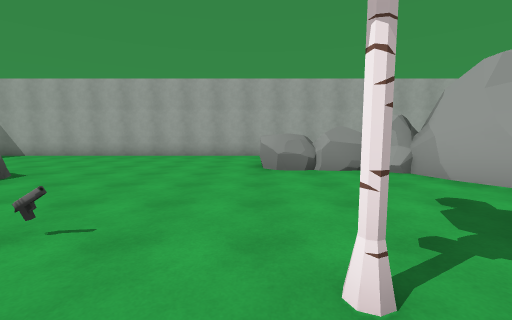
view 1 (above)

18 first-person views from a walk through a scene from a Unity 3-D project. The camera is 1.5 m above the floor, tilts 6° down and sees 90° across. The floor is counted in squares, 2 m on a side. Each view is taken from the middle of a square. On the plan, view 1 faces up. The plan holds only what a view shows up to about 9 squares ahead; the rest is blank. The place goes on beyond the plan. The player is left out.

view 2
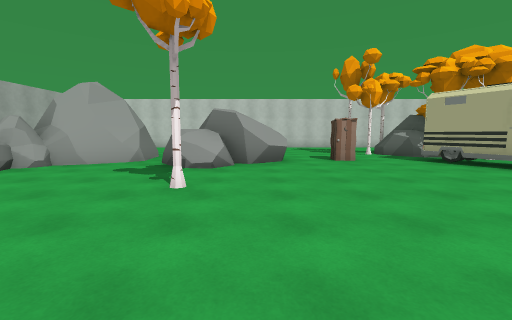

view 3
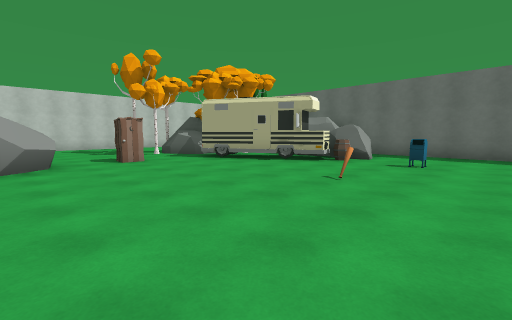

view 4
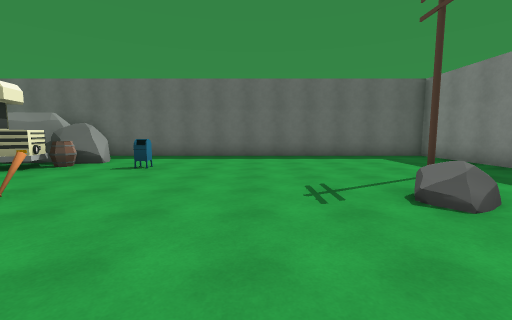

view 5
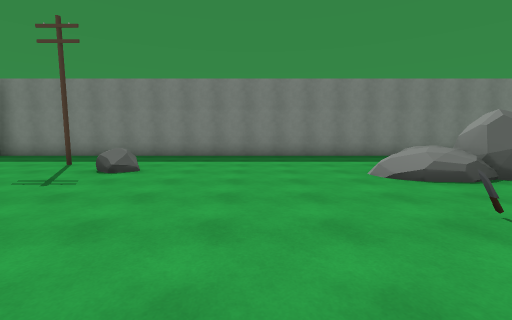

view 6
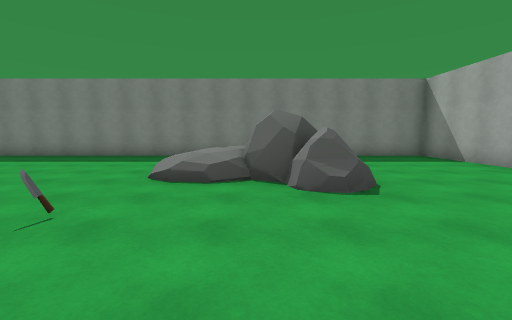

view 7
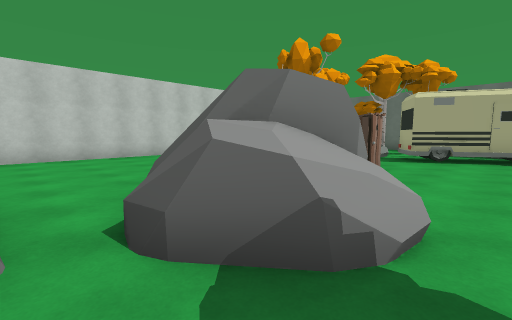

view 8
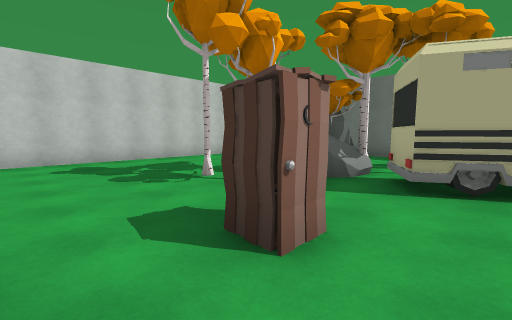

view 9
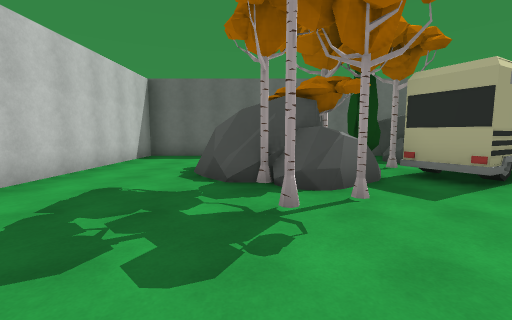

view 10
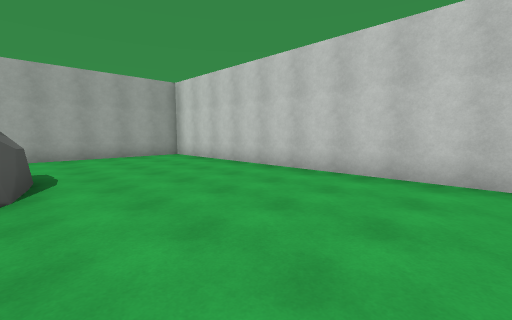

view 11
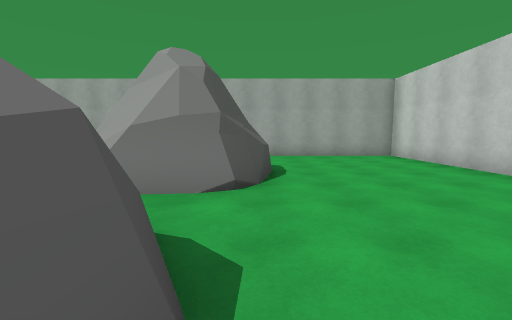

view 12
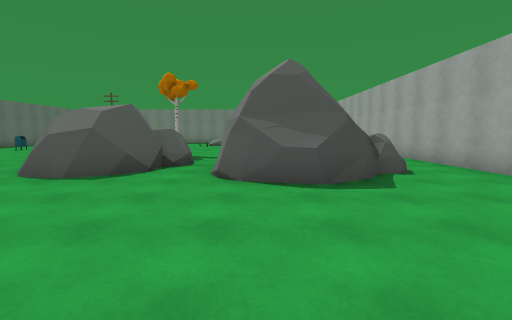

view 13
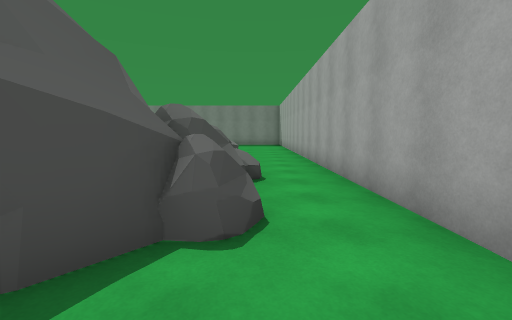

view 14
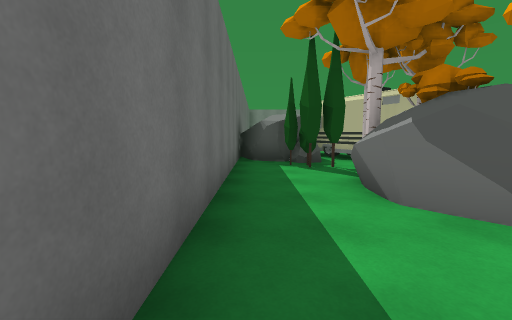

view 15
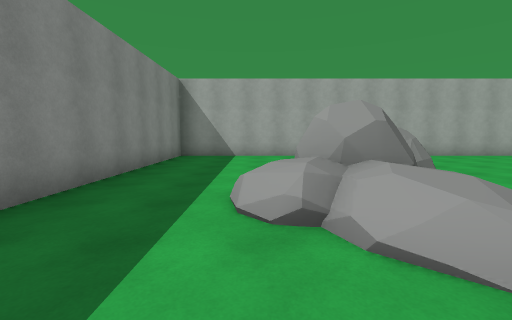

view 16
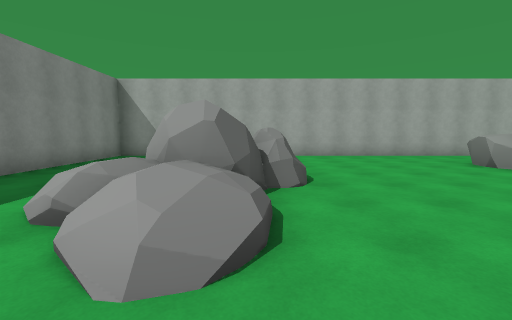

view 17
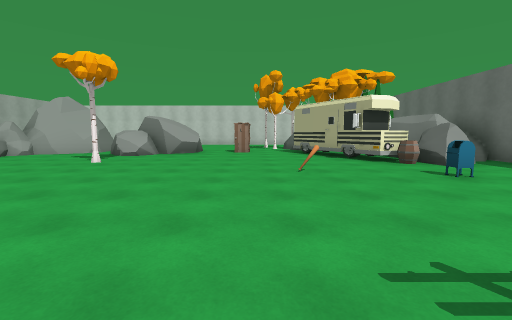

view 18
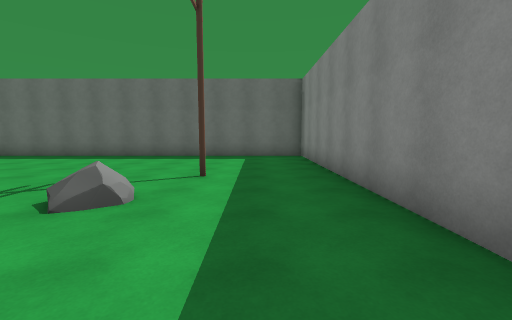

### Floor plan
Ten units are one square. View 1 is at (0, 0); x grows to the right and y downward. Boxes are objects, and circles mark ways between rooms. Rooms are numbered by the first view taken in them; rooms with no view inside come last. Other rooms are left out.
<svg viewBox="-100 -90 210 190">
<path fill="none" stroke="#000" d="M38 8 31 -2 35 -13M38 9 33 2 32 -4M42 -16 49 -14M47 -15 56 -10M52 -16 54 -11 54 -3 50 1M56 -5 54 1M34 47 38 45 44 55M13 65 11 59M12 73 8 68 6 62 15 57M72 52 78 57M35 84 33 89M57 71 56 64M76 51 81 60M34 86 31 91M22 95 105 95 105 -85 -95 -85 -95 95 21 95M76 67 68 75M73 74 62 76M80 67 70 76 61 76M14 81 23 74M32 62 25 65"/>
<rect x="-75" y="45" width="10" height="10" fill="#bbb"><title>pole</title></rect>
<rect x="-75" y="-35" width="10" height="10" fill="#bbb"><title>rock</title></rect>
<rect x="-65" y="35" width="10" height="10" fill="#bbb"><title>rock</title></rect>
<rect x="-65" y="-45" width="20" height="20" fill="#bbb"><title>rock</title></rect>
<rect x="-55" y="-45" width="10" height="10" fill="#bbb"><title>rock</title></rect>
<rect x="-35" y="-15" width="10" height="10" fill="#bbb"><title>other object</title></rect>
<rect x="-25" y="65" width="10" height="10" fill="#bbb"><title>mailbox</title></rect>
<rect x="-25" y="-25" width="10" height="10" fill="#bbb"><title>gun</title></rect>
<rect x="-15" y="35" width="10" height="10" fill="#bbb"><title>other object</title></rect>
<rect x="-5" y="75" width="20" height="10" fill="#bbb"><title>rock</title></rect>
<rect x="-5" y="65" width="10" height="10" fill="#bbb"><title>barrel</title></rect>
<rect x="-5" y="-15" width="10" height="10" fill="#bbb"><title>tree</title></rect>
<rect x="-5" y="-65" width="20" height="10" fill="#bbb"><title>rock</title></rect>
<rect x="15" y="-65" width="10" height="20" fill="#bbb"><title>rock</title></rect>
<rect x="15" y="-75" width="10" height="10" fill="#bbb"><title>rock</title></rect>
<rect x="25" y="65" width="10" height="20" fill="#bbb"><title>rock</title></rect>
<rect x="25" y="45" width="10" height="10" fill="#bbb"><title>other object</title></rect>
<rect x="25" y="-25" width="20" height="20" fill="#bbb"><title>rock</title></rect>
<rect x="25" y="-75" width="20" height="30" fill="#bbb"><title>rock</title></rect>
<rect x="35" y="75" width="10" height="10" fill="#bbb"><title>tree</title></rect>
<rect x="35" y="65" width="10" height="10" fill="#bbb"><title>tree</title></rect>
<rect x="35" y="55" width="10" height="10" fill="#bbb"><title>other object</title></rect>
<rect x="35" y="25" width="10" height="10" fill="#bbb"><title>other object</title></rect>
<rect x="35" y="-55" width="30" height="30" fill="#bbb"><title>rock</title></rect>
<rect x="45" y="65" width="10" height="10" fill="#bbb"><title>tree</title></rect>
<rect x="45" y="55" width="10" height="10" fill="#bbb"><title>tree</title></rect>
<rect x="45" y="45" width="20" height="10" fill="#bbb"><title>rock</title></rect>
<rect x="45" y="-75" width="10" height="20" fill="#bbb"><title>rock</title></rect>
<rect x="55" y="55" width="10" height="10" fill="#bbb"><title>tree</title></rect>
<rect x="55" y="35" width="10" height="10" fill="#bbb"><title>tree</title></rect>
<rect x="65" y="45" width="10" height="10" fill="#bbb"><title>tree</title></rect>
<rect x="65" y="25" width="10" height="20" fill="#bbb"><title>tree</title></rect>
<rect x="15" y="65" width="10" height="10" fill="#bbb"><title>other object</title></rect>
<rect x="15" y="55" width="10" height="10" fill="#bbb"><title>other object</title></rect>
<text x="0" y="0">1</text>
<text x="20" y="70">2</text>
</svg>

Where each view was taken, in squares from view 1:
view 1: 0 up, 0 right, facing up
view 2: 0 up, 3 left, facing right
view 3: 0 up, 3 left, facing down-right
view 4: 1 down, 4 left, facing down
view 5: 1 down, 1 left, facing left
view 6: 3 up, 1 left, facing left
view 7: 3 up, 2 right, facing down-right
view 8: 1 down, 3 right, facing down-right
view 9: 1 down, 7 right, facing down
view 10: 0 up, 6 right, facing up-right
view 11: 0 up, 6 right, facing up
view 12: 4 up, 10 right, facing left
view 13: 7 up, 7 right, facing left
view 14: 9 down, 10 right, facing left
view 15: 0 up, 7 left, facing up
view 16: 0 up, 5 left, facing up
view 17: 3 down, 6 left, facing right
view 18: 1 down, 8 left, facing down
